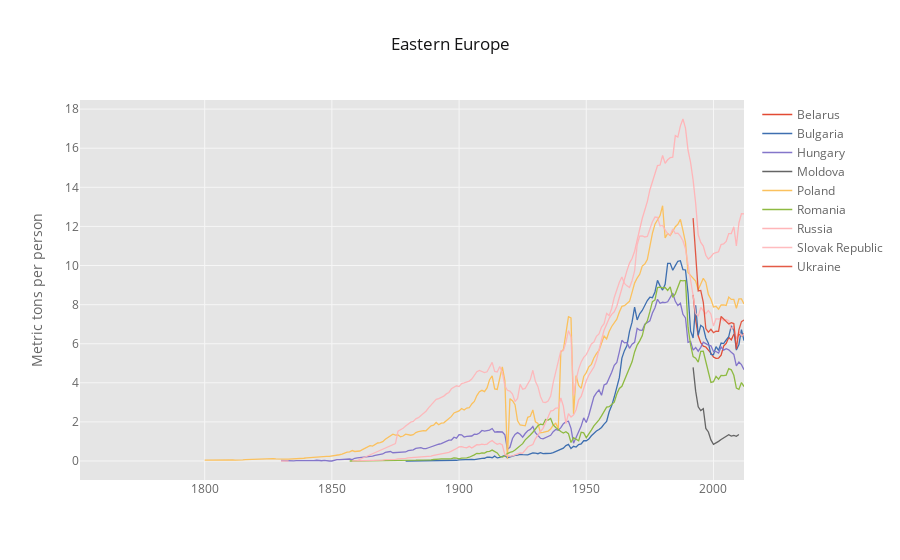
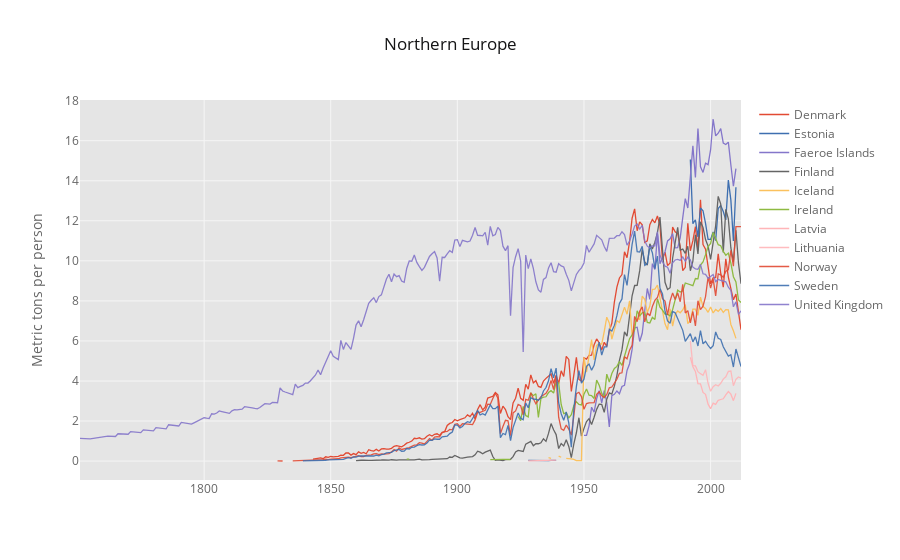
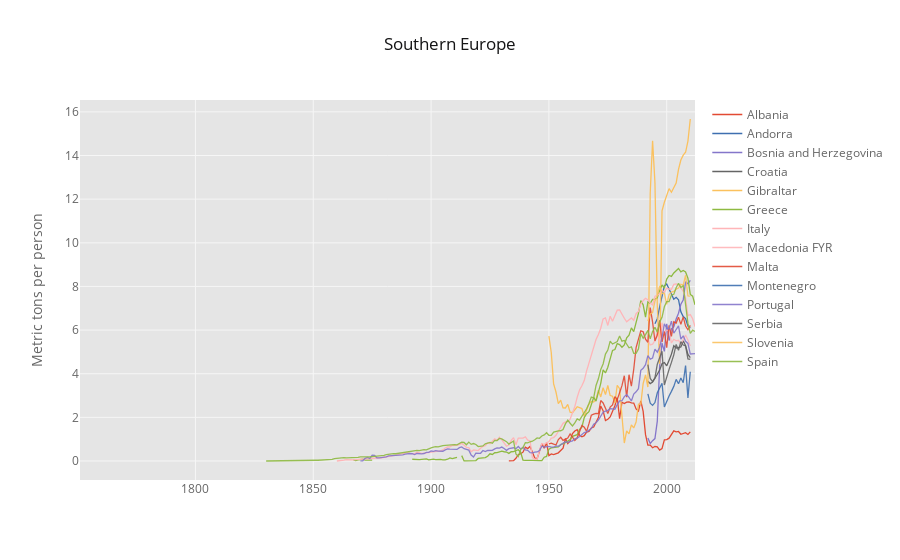
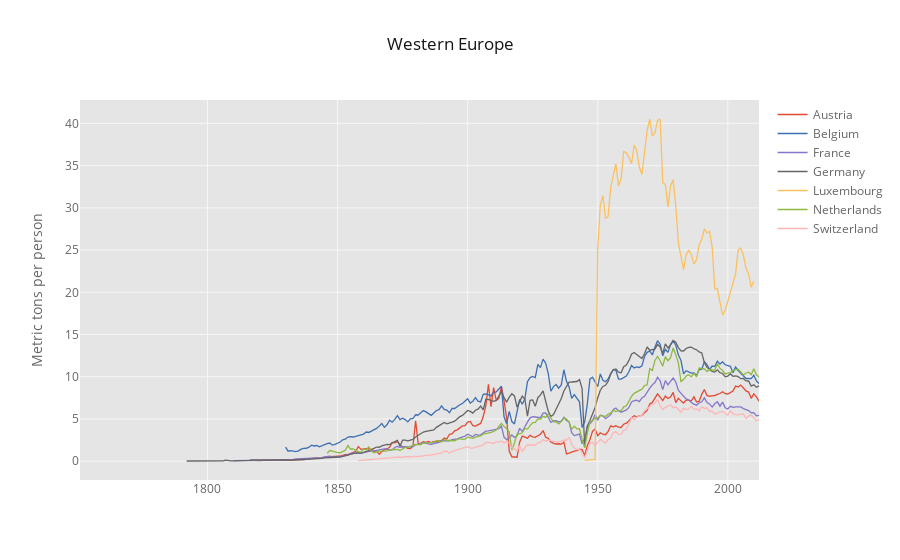

The cell these charts' notebook holds for them, in order:
### Code cell
# make interactive
import plotly as py
import cufflinks as cf
import plotly.tools as tls
tls.embed('https://plot.ly/~cufflinks/8')


for sub in df['sub-region'].unique():
    sub_df = df.loc[df['sub-region']==sub].pivot('year', 'country', 'value')
    fig = sub_df.iplot(asFigure = True,\
                        title = sub,\
                        yTitle = 'Metric tons per person',\
                        theme = 'ggplot')
    py.offline.iplot(fig)

### Figure 1 — Plotly figure (JSON) as saved in the notebook; plotly's stock layout.template omitted (floating-point values rounded to 4 significant figures; data arrays with more than 128 entries replaced by an {"elided": "..."} marker saying what was removed)
{"data": [{"line": {"color": "rgba(226, 74, 51, 1.0)", "dash": "solid", "width": 1.3}, "mode": "lines", "name": "Belarus", "text": "", "type": "scatter", "x": {"elided": "253 str values"}, "y": {"elided": "253 mixed values"}}, {"line": {"color": "rgba(62, 111, 176, 1.0)", "dash": "solid", "width": 1.3}, "mode": "lines", "name": "Bulgaria", "text": "", "type": "scatter", "x": {"elided": "253 str values"}, "y": {"elided": "253 mixed values"}}, {"line": {"color": "rgba(132, 118, 202, 1.0)", "dash": "solid", "width": 1.3}, "mode": "lines", "name": "Hungary", "text": "", "type": "scatter", "x": {"elided": "253 str values"}, "y": {"elided": "253 mixed values"}}, {"line": {"color": "rgba(101, 101, 101, 1.0)", "dash": "solid", "width": 1.3}, "mode": "lines", "name": "Moldova", "text": "", "type": "scatter", "x": {"elided": "253 str values"}, "y": {"elided": "253 mixed values"}}, {"line": {"color": "rgba(251, 193, 94, 1.0)", "dash": "solid", "width": 1.3}, "mode": "lines", "name": "Poland", "text": "", "type": "scatter", "x": {"elided": "253 str values"}, "y": {"elided": "253 mixed values"}}, {"line": {"color": "rgba(142, 186, 66, 1.0)", "dash": "solid", "width": 1.3}, "mode": "lines", "name": "Romania", "text": "", "type": "scatter", "x": {"elided": "253 str values"}, "y": {"elided": "253 mixed values"}}, {"line": {"color": "rgba(255, 181, 184, 1.0)", "dash": "solid", "width": 1.3}, "mode": "lines", "name": "Russia", "text": "", "type": "scatter", "x": {"elided": "253 str values"}, "y": {"elided": "253 mixed values"}}, {"line": {"color": "rgba(255, 181, 184, 0.89999999999999991)", "dash": "solid", "width": 1.3}, "mode": "lines", "name": "Slovak Republic", "text": "", "type": "scatter", "x": {"elided": "253 str values"}, "y": {"elided": "253 mixed values"}}, {"line": {"color": "rgba(226, 74, 51, 0.89999999999999991)", "dash": "solid", "width": 1.3}, "mode": "lines", "name": "Ukraine", "text": "", "type": "scatter", "x": {"elided": "253 str values"}, "y": {"elided": "253 mixed values"}}], "layout": {"legend": {"bgcolor": "#FFFFFF", "font": {"color": "#666666"}}, "paper_bgcolor": "#FFFFFF", "plot_bgcolor": "#E5E5E5", "title": "Eastern Europe", "titlefont": {"color": "#151516"}, "xaxis1": {"gridcolor": "#F6F6F6", "showgrid": true, "tickfont": {"color": "#666666"}, "title": "", "titlefont": {"color": "#666666"}, "zerolinecolor": "#F6F6F6"}, "yaxis1": {"gridcolor": "#F6F6F6", "showgrid": true, "tickfont": {"color": "#666666"}, "title": "Metric tons per person", "titlefont": {"color": "#666666"}, "zerolinecolor": "#F6F6F6"}}}

### Figure 2 — Plotly figure (JSON) as saved in the notebook; plotly's stock layout.template omitted (floating-point values rounded to 4 significant figures; data arrays with more than 128 entries replaced by an {"elided": "..."} marker saying what was removed)
{"data": [{"line": {"color": "rgba(226, 74, 51, 1.0)", "dash": "solid", "width": 1.3}, "mode": "lines", "name": "Denmark", "text": "", "type": "scatter", "x": {"elided": "253 str values"}, "y": {"elided": "253 mixed values"}}, {"line": {"color": "rgba(62, 111, 176, 1.0)", "dash": "solid", "width": 1.3}, "mode": "lines", "name": "Estonia", "text": "", "type": "scatter", "x": {"elided": "253 str values"}, "y": {"elided": "253 mixed values"}}, {"line": {"color": "rgba(132, 118, 202, 1.0)", "dash": "solid", "width": 1.3}, "mode": "lines", "name": "Faeroe Islands", "text": "", "type": "scatter", "x": {"elided": "253 str values"}, "y": {"elided": "253 mixed values"}}, {"line": {"color": "rgba(101, 101, 101, 1.0)", "dash": "solid", "width": 1.3}, "mode": "lines", "name": "Finland", "text": "", "type": "scatter", "x": {"elided": "253 str values"}, "y": {"elided": "253 mixed values"}}, {"line": {"color": "rgba(251, 193, 94, 1.0)", "dash": "solid", "width": 1.3}, "mode": "lines", "name": "Iceland", "text": "", "type": "scatter", "x": {"elided": "253 str values"}, "y": {"elided": "253 mixed values"}}, {"line": {"color": "rgba(142, 186, 66, 1.0)", "dash": "solid", "width": 1.3}, "mode": "lines", "name": "Ireland", "text": "", "type": "scatter", "x": {"elided": "253 str values"}, "y": {"elided": "253 mixed values"}}, {"line": {"color": "rgba(255, 181, 184, 1.0)", "dash": "solid", "width": 1.3}, "mode": "lines", "name": "Latvia", "text": "", "type": "scatter", "x": {"elided": "253 str values"}, "y": {"elided": "253 mixed values"}}, {"line": {"color": "rgba(255, 181, 184, 0.89999999999999991)", "dash": "solid", "width": 1.3}, "mode": "lines", "name": "Lithuania", "text": "", "type": "scatter", "x": {"elided": "253 str values"}, "y": {"elided": "253 mixed values"}}, {"line": {"color": "rgba(226, 74, 51, 0.89999999999999991)", "dash": "solid", "width": 1.3}, "mode": "lines", "name": "Norway", "text": "", "type": "scatter", "x": {"elided": "253 str values"}, "y": {"elided": "253 mixed values"}}, {"line": {"color": "rgba(62, 111, 176, 0.89999999999999991)", "dash": "solid", "width": 1.3}, "mode": "lines", "name": "Sweden", "text": "", "type": "scatter", "x": {"elided": "253 str values"}, "y": {"elided": "253 mixed values"}}, {"line": {"color": "rgba(132, 118, 202, 0.89999999999999991)", "dash": "solid", "width": 1.3}, "mode": "lines", "name": "United Kingdom", "text": "", "type": "scatter", "x": {"elided": "253 str values"}, "y": {"elided": "253 float values"}}], "layout": {"legend": {"bgcolor": "#FFFFFF", "font": {"color": "#666666"}}, "paper_bgcolor": "#FFFFFF", "plot_bgcolor": "#E5E5E5", "title": "Northern Europe", "titlefont": {"color": "#151516"}, "xaxis1": {"gridcolor": "#F6F6F6", "showgrid": true, "tickfont": {"color": "#666666"}, "title": "", "titlefont": {"color": "#666666"}, "zerolinecolor": "#F6F6F6"}, "yaxis1": {"gridcolor": "#F6F6F6", "showgrid": true, "tickfont": {"color": "#666666"}, "title": "Metric tons per person", "titlefont": {"color": "#666666"}, "zerolinecolor": "#F6F6F6"}}}

### Figure 3 — Plotly figure (JSON) as saved in the notebook; plotly's stock layout.template omitted (floating-point values rounded to 4 significant figures; data arrays with more than 128 entries replaced by an {"elided": "..."} marker saying what was removed)
{"data": [{"line": {"color": "rgba(226, 74, 51, 1.0)", "dash": "solid", "width": 1.3}, "mode": "lines", "name": "Albania", "text": "", "type": "scatter", "x": {"elided": "253 str values"}, "y": {"elided": "253 mixed values"}}, {"line": {"color": "rgba(62, 111, 176, 1.0)", "dash": "solid", "width": 1.3}, "mode": "lines", "name": "Andorra", "text": "", "type": "scatter", "x": {"elided": "253 str values"}, "y": {"elided": "253 mixed values"}}, {"line": {"color": "rgba(132, 118, 202, 1.0)", "dash": "solid", "width": 1.3}, "mode": "lines", "name": "Bosnia and Herzegovina", "text": "", "type": "scatter", "x": {"elided": "253 str values"}, "y": {"elided": "253 mixed values"}}, {"line": {"color": "rgba(101, 101, 101, 1.0)", "dash": "solid", "width": 1.3}, "mode": "lines", "name": "Croatia", "text": "", "type": "scatter", "x": {"elided": "253 str values"}, "y": {"elided": "253 mixed values"}}, {"line": {"color": "rgba(251, 193, 94, 1.0)", "dash": "solid", "width": 1.3}, "mode": "lines", "name": "Gibraltar", "text": "", "type": "scatter", "x": {"elided": "253 str values"}, "y": {"elided": "253 mixed values"}}, {"line": {"color": "rgba(142, 186, 66, 1.0)", "dash": "solid", "width": 1.3}, "mode": "lines", "name": "Greece", "text": "", "type": "scatter", "x": {"elided": "253 str values"}, "y": {"elided": "253 mixed values"}}, {"line": {"color": "rgba(255, 181, 184, 1.0)", "dash": "solid", "width": 1.3}, "mode": "lines", "name": "Italy", "text": "", "type": "scatter", "x": {"elided": "253 str values"}, "y": {"elided": "253 mixed values"}}, {"line": {"color": "rgba(255, 181, 184, 0.89999999999999991)", "dash": "solid", "width": 1.3}, "mode": "lines", "name": "Macedonia FYR", "text": "", "type": "scatter", "x": {"elided": "253 str values"}, "y": {"elided": "253 mixed values"}}, {"line": {"color": "rgba(226, 74, 51, 0.89999999999999991)", "dash": "solid", "width": 1.3}, "mode": "lines", "name": "Malta", "text": "", "type": "scatter", "x": {"elided": "253 str values"}, "y": {"elided": "253 mixed values"}}, {"line": {"color": "rgba(62, 111, 176, 0.89999999999999991)", "dash": "solid", "width": 1.3}, "mode": "lines", "name": "Montenegro", "text": "", "type": "scatter", "x": {"elided": "253 str values"}, "y": {"elided": "253 mixed values"}}, {"line": {"color": "rgba(132, 118, 202, 0.89999999999999991)", "dash": "solid", "width": 1.3}, "mode": "lines", "name": "Portugal", "text": "", "type": "scatter", "x": {"elided": "253 str values"}, "y": {"elided": "253 mixed values"}}, {"line": {"color": "rgba(101, 101, 101, 0.89999999999999991)", "dash": "solid", "width": 1.3}, "mode": "lines", "name": "Serbia", "text": "", "type": "scatter", "x": {"elided": "253 str values"}, "y": {"elided": "253 mixed values"}}, {"line": {"color": "rgba(251, 193, 94, 0.89999999999999991)", "dash": "solid", "width": 1.3}, "mode": "lines", "name": "Slovenia", "text": "", "type": "scatter", "x": {"elided": "253 str values"}, "y": {"elided": "253 mixed values"}}, {"line": {"color": "rgba(142, 186, 66, 0.89999999999999991)", "dash": "solid", "width": 1.3}, "mode": "lines", "name": "Spain", "text": "", "type": "scatter", "x": {"elided": "253 str values"}, "y": {"elided": "253 mixed values"}}], "layout": {"legend": {"bgcolor": "#FFFFFF", "font": {"color": "#666666"}}, "paper_bgcolor": "#FFFFFF", "plot_bgcolor": "#E5E5E5", "title": "Southern Europe", "titlefont": {"color": "#151516"}, "xaxis1": {"gridcolor": "#F6F6F6", "showgrid": true, "tickfont": {"color": "#666666"}, "title": "", "titlefont": {"color": "#666666"}, "zerolinecolor": "#F6F6F6"}, "yaxis1": {"gridcolor": "#F6F6F6", "showgrid": true, "tickfont": {"color": "#666666"}, "title": "Metric tons per person", "titlefont": {"color": "#666666"}, "zerolinecolor": "#F6F6F6"}}}

### Figure 4 — Plotly figure (JSON) as saved in the notebook; plotly's stock layout.template omitted (floating-point values rounded to 4 significant figures; data arrays with more than 128 entries replaced by an {"elided": "..."} marker saying what was removed)
{"data": [{"line": {"color": "rgba(226, 74, 51, 1.0)", "dash": "solid", "width": 1.3}, "mode": "lines", "name": "Austria", "text": "", "type": "scatter", "x": {"elided": "253 str values"}, "y": {"elided": "253 mixed values"}}, {"line": {"color": "rgba(62, 111, 176, 1.0)", "dash": "solid", "width": 1.3}, "mode": "lines", "name": "Belgium", "text": "", "type": "scatter", "x": {"elided": "253 str values"}, "y": {"elided": "253 mixed values"}}, {"line": {"color": "rgba(132, 118, 202, 1.0)", "dash": "solid", "width": 1.3}, "mode": "lines", "name": "France", "text": "", "type": "scatter", "x": {"elided": "253 str values"}, "y": {"elided": "253 mixed values"}}, {"line": {"color": "rgba(101, 101, 101, 1.0)", "dash": "solid", "width": 1.3}, "mode": "lines", "name": "Germany", "text": "", "type": "scatter", "x": {"elided": "253 str values"}, "y": {"elided": "253 mixed values"}}, {"line": {"color": "rgba(251, 193, 94, 1.0)", "dash": "solid", "width": 1.3}, "mode": "lines", "name": "Luxembourg", "text": "", "type": "scatter", "x": {"elided": "253 str values"}, "y": {"elided": "253 mixed values"}}, {"line": {"color": "rgba(142, 186, 66, 1.0)", "dash": "solid", "width": 1.3}, "mode": "lines", "name": "Netherlands", "text": "", "type": "scatter", "x": {"elided": "253 str values"}, "y": {"elided": "253 mixed values"}}, {"line": {"color": "rgba(255, 181, 184, 1.0)", "dash": "solid", "width": 1.3}, "mode": "lines", "name": "Switzerland", "text": "", "type": "scatter", "x": {"elided": "253 str values"}, "y": {"elided": "253 mixed values"}}], "layout": {"legend": {"bgcolor": "#FFFFFF", "font": {"color": "#666666"}}, "paper_bgcolor": "#FFFFFF", "plot_bgcolor": "#E5E5E5", "title": "Western Europe", "titlefont": {"color": "#151516"}, "xaxis1": {"gridcolor": "#F6F6F6", "showgrid": true, "tickfont": {"color": "#666666"}, "title": "", "titlefont": {"color": "#666666"}, "zerolinecolor": "#F6F6F6"}, "yaxis1": {"gridcolor": "#F6F6F6", "showgrid": true, "tickfont": {"color": "#666666"}, "title": "Metric tons per person", "titlefont": {"color": "#666666"}, "zerolinecolor": "#F6F6F6"}}}
